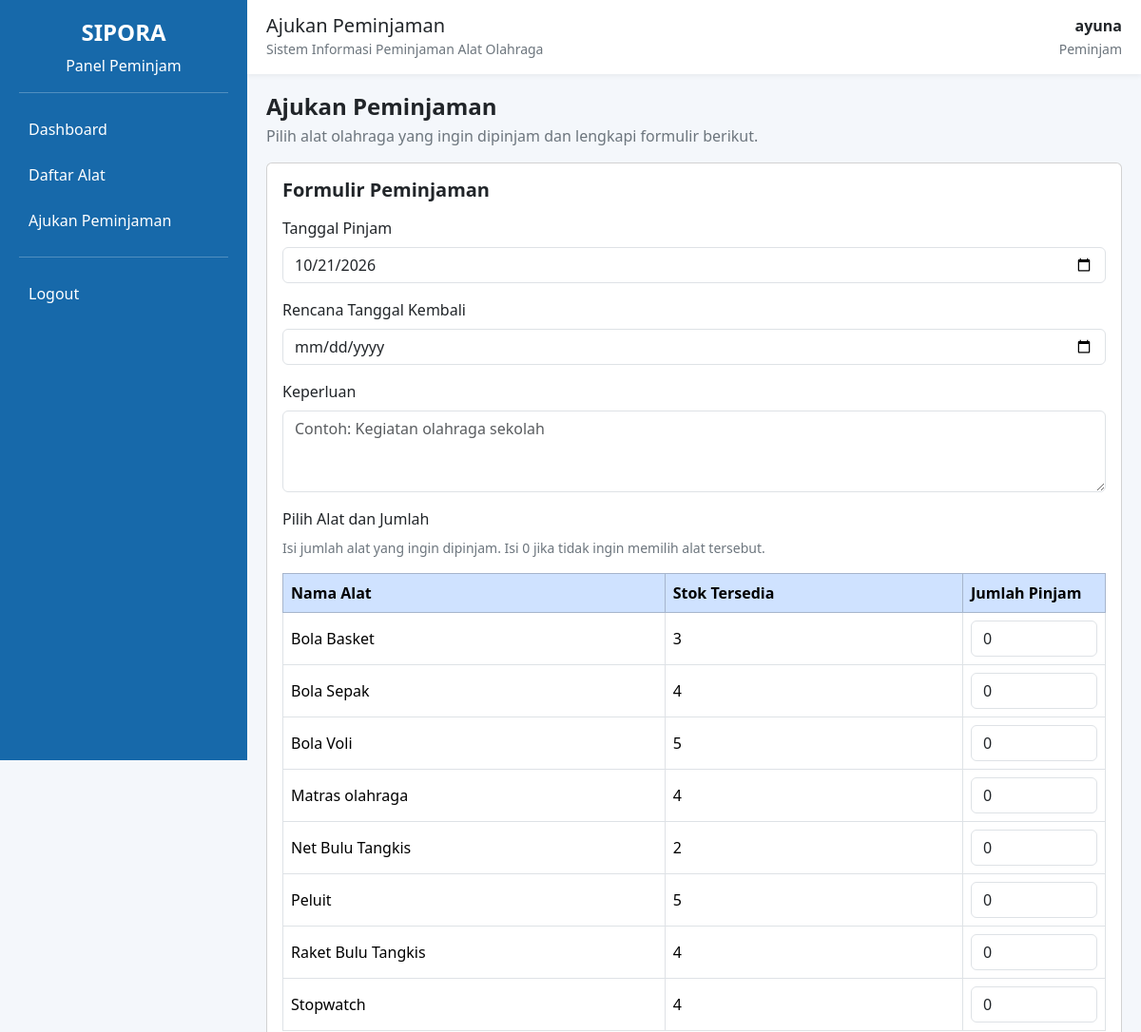
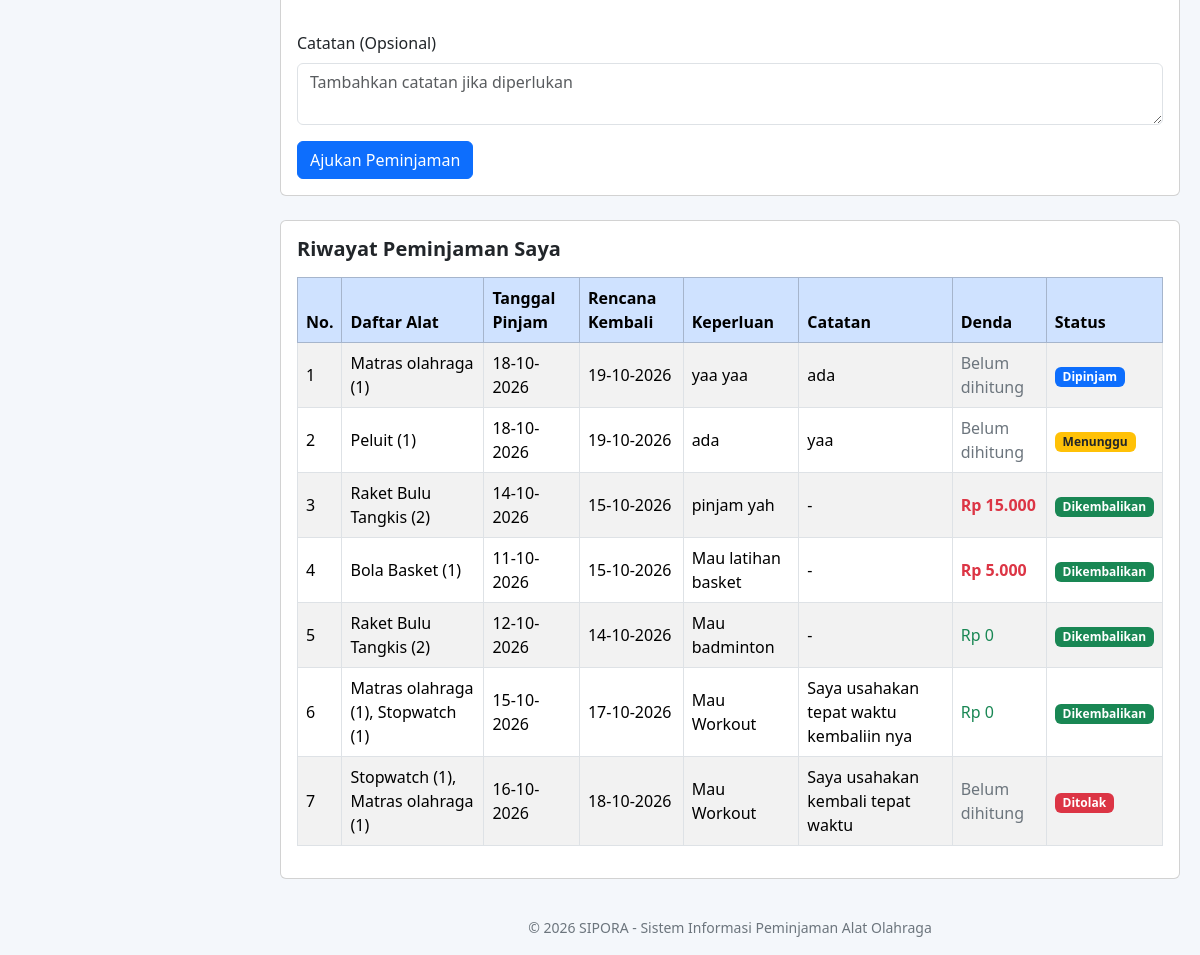
/peminjam/peminjaman.php (signed in), run on the app's committed database (2 pictures, top to bottom).
### tables this page shows
CREATE TABLE `alat` (
  `id_alat` int(11) NOT NULL,
  `id_kategori` int(11) NOT NULL,
  `nama_alat` varchar(100) NOT NULL,
  `jumlah_stok` int(11) NOT NULL DEFAULT 0,
  `kondisi` enum('Baik','Rusak') NOT NULL DEFAULT 'Baik',
  `keterangan` text DEFAULT NULL,
  `created_at` timestamp NOT NULL DEFAULT current_timestamp()
);

CREATE TABLE `peminjaman` (
  `id_peminjaman` int(11) NOT NULL,
  `id_user` int(11) NOT NULL,
  `id_petugas` int(11) DEFAULT NULL,
  `tanggal_pinjam` date NOT NULL,
  `tanggal_rencana_kembali` date NOT NULL,
  `keperluan` text NOT NULL,
  `status` enum('Menunggu','Disetujui','Ditolak','Dipinjam','Dikembalikan') NOT NULL DEFAULT 'Menunggu',
  `catatan` text DEFAULT NULL,
  `created_at` timestamp NOT NULL DEFAULT current_timestamp()
);

### peminjam/peminjaman.php (the view, shortened to what this page needs)
<?php
include '../koneksi.php';
$id_user = (int) $_SESSION['id_user'];
$alat = mysqli_query($koneksi, "
    SELECT id_alat, nama_alat, jumlah_stok
    FROM alat
    WHERE kondisi = 'Baik'
      AND jumlah_stok > 0
    ORDER BY nama_alat ASC
");
$data = mysqli_query($koneksi, "
    SELECT
        p.id_peminjaman,
        p.tanggal_pinjam,
        p.tanggal_rencana_kembali,
        p.keperluan,
        p.status,
        p.catatan,
        pg.total_denda,
        GROUP_CONCAT(
            CONCAT(a.nama_alat, ' (', dp.jumlah_pinjam, ')')
            SEPARATOR ', '
        ) AS daftar_alat
    FROM peminjaman p
    LEFT JOIN detail_peminjaman dp
        ON p.id_peminjaman = dp.id_peminjaman
    LEFT JOIN alat a
        ON dp.id_alat = a.id_alat
    LEFT JOIN pengembalian pg
        ON p.id_peminjaman = pg.id_peminjaman
    WHERE p.id_user = $id_user
    GROUP BY
        p.id_peminjaman,
        p.tanggal_pinjam,
        p.tanggal_rencana_kembali,
        p.keperluan,
        p.status,
        p.catatan,
        pg.total_denda
    ORDER BY p.id_peminjaman DESC
");
include 'header.php';
?>
<div class="mb-3">
    <h4 class="fw-bold mb-1">Ajukan Peminjaman</h4>
    <p class="text-secondary mb-0">
        Pilih alat olahraga yang ingin dipinjam dan lengkapi formulir berikut.
    </p>
</div>
<div class="card mb-4">
    <div class="card-body">
        <h5 class="fw-bold mb-3">Formulir Peminjaman</h5>
        <?php if ($alat && mysqli_num_rows($alat) > 0): ?>
            <form action="peminjaman_tambah.php" method="POST">
                <div class="mb-3">
                    <label class="form-label">Tanggal Pinjam</label>
                    <input
                        type="date"
                        name="tanggal_pinjam"
                        class="form-control"
                        value="<?= date('Y-m-d') ?>"
                        min="<?= date('Y-m-d') ?>"
                        required
                    >
                </div>
                <div class="mb-3">
                    <label class="form-label">Rencana Tanggal Kembali</label>
                    <input
                        type="date"
                        name="tanggal_rencana_kembali"
                        class="form-control"
                        min="<?= date('Y-m-d', strtotime('+1 day')) ?>"
                        required
                    >
                </div>
                <div class="mb-3">
                    <label class="form-label">Keperluan</label>
                    <textarea
                        name="keperluan"
                        class="form-control"
                        rows="3"
                        placeholder="Contoh: Kegiatan olahraga sekolah"
                        required
                    ></textarea>
                </div>
                <div class="mb-3">
                    <label class="form-label">Pilih Alat dan Jumlah</label>
                    <p class="text-secondary small">
                        Isi jumlah alat yang ingin dipinjam. Isi 0 jika tidak ingin memilih alat tersebut.
                    </p>
                    <div class="table-responsive">
                        <table class="table table-bordered align-middle">
                            <thead class="table-primary">
                                <tr>
                                    <th>Nama Alat</th>
                                    <th>Stok Tersedia</th>
                                    <th style="width: 150px;">Jumlah Pinjam</th>
                                </tr>
                            </thead>
                            <tbody>
                                <?php while ($a = mysqli_fetch_assoc($alat)): ?>
                                    <tr>
                                        <td>
                                            <?= htmlspecialchars($a['nama_alat']) ?>
                                        </td>
                                        <td>
                                            <?= (int) $a['jumlah_stok'] ?>
                                        </td>
                                        <td>
                                            <input
                                                type="number"
                                                name="jumlah[<?= (int) $a['id_alat'] ?>]"
                                                class="form-control"
                                                min="0"
                                                max="<?= (int) $a['jumlah_stok'] ?>"
                                                value="0"
                                            >
                                        </td>
                                    </tr>
                                <?php endwhile; ?>
                            </tbody>
                        </table>
                    </div>
                </div>
                <div class="mb-3">
                    <label class="form-label">Catatan (Opsional)</label>
                    <textarea
                        name="catatan"
                        class="form-control"
                        rows="2"
                        placeholder="Tambahkan catatan jika diperlukan"
                    ></textarea>
                </div>
                <button type="submit" class="btn btn-primary">
                    Ajukan Peminjaman
                </button>
            </form>
        <?php else: ?>
            <div class="alert alert-info mb-0">
                Belum ada alat yang tersedia untuk dipinjam.
            </div>
        <?php endif; ?>
    </div>
</div>
<div class="card">
    <div class="card-body">
        <h5 class="fw-bold mb-3">Riwayat Peminjaman Saya</h5>
        <div class="table-responsive">
            <table class="table table-bordered table-striped align-middle">
                <thead class="table-primary">
                    <tr>
                        <th>No.</th>
                        <th>Daftar Alat</th>
                        <th>Tanggal Pinjam</th>
                        <th>Rencana Kembali</th>
                        <th>Keperluan</th>
                        <th>Catatan</th>
                        <th>Denda</th>
                        <th>Status</th>
                    </tr>
                </thead>
                <tbody>
                    <?php if ($data && mysqli_num_rows($data) > 0): ?>
                        <?php $no = 1; ?>
                        <?php while ($d = mysqli_fetch_assoc($data)): ?>
                            <tr>
                                <td><?= $no++ ?></td>
                                <td>
                                    <?= htmlspecialchars($d['daftar_alat'] ?? '-') ?>
                                </td>
                                <td>
                                    <?= date(
                                        'd-m-Y',
                                        strtotime($d['tanggal_pinjam'])
                                    ) ?>
                                </td>
                                <td>
                                    <?= date(
                                        'd-m-Y',
                                        strtotime($d['tanggal_rencana_kembali'])
                                    ) ?>
                                </td>
                                <td>
                                    <?= htmlspecialchars($d['keperluan']) ?>
                                </td>
                                <td>
                                    <?= !empty($d['catatan'])
                                        ? nl2br(htmlspecialchars($d['catatan']))
                                        : '-' ?>
                                </td>
                                <td>
                                    <?php if (
                                        $d['status'] == 'Dikembalikan'
                                        && $d['total_denda'] !== null
                                    ): ?>
                                        <span class="<?= (float) $d['total_denda'] > 0
                                            ? 'text-danger fw-bold'
                                            : 'text-success' ?>">
                                            Rp <?= number_format(
                                                (float) $d['total_denda'],
                                                0,
                                                ',',
                                                '.'
                                            ) ?>
                                        </span>
                                    <?php else: ?>
                                        <span class="text-secondary">
                                            Belum dihitung
                                        </span>
                                    <?php endif; ?>
                                </td>
                                <td>
                                    <?php
                                    $warna = 'secondary';
                                    if ($d['status'] == 'Menunggu') {
                                        $warna = 'warning text-dark';
                                    } elseif ($d['status'] == 'Disetujui') {
                                        $warna = 'info text-dark';
                                    } elseif ($d['status'] == 'Dipinjam') {
                                        $warna = 'primary';
                                    } elseif ($d['status'] == 'Dikembalikan') {
                                        $warna = 'success';
                                    } elseif ($d['status'] == 'Ditolak') {
                                        $warna = 'danger';
                                    }
                                    ?>
                                    <span class="badge bg-<?= $warna ?>">
                                        <?= htmlspecialchars($d['status']) ?>
                                    </span>
                                </td>
                            </tr>
                        <?php endwhile; ?>
                    <?php endif; ?>
                </tbody>
            </table>
        </div>
    </div>
</div>
<?php include 'footer.php'; ?>

### peminjam/header.php (style rules this page uses)
body { background-color: #f4f7fb; }

### data on the page
alat: nama_alat "Bola Basket", jumlah_stok "3", id_alat+jumlah_stok "0"
alat: nama_alat "Bola Sepak", jumlah_stok "4", id_alat+jumlah_stok "0"
alat: nama_alat "Bola Voli", jumlah_stok "5", id_alat+jumlah_stok "0"
alat: nama_alat "Matras olahraga", jumlah_stok "4", id_alat+jumlah_stok "0"
alat: nama_alat "Net Bulu Tangkis", jumlah_stok "2", id_alat+jumlah_stok "0"
alat: nama_alat "Peluit", jumlah_stok "5", id_alat+jumlah_stok "0"
alat: nama_alat "Raket Bulu Tangkis", jumlah_stok "4", id_alat+jumlah_stok "0"
alat: nama_alat "Stopwatch", jumlah_stok "4", id_alat+jumlah_stok "0"
peminjaman: daftar_alat "Matras olahraga (1)", tanggal_pinjam "18-10-2026", tanggal_rencana_kembali "19-10-2026", keperluan "yaa yaa", catatan "ada", shows "Belum dihitung", status "Dipinjam"
peminjaman: daftar_alat "Peluit (1)", tanggal_pinjam "18-10-2026", tanggal_rencana_kembali "19-10-2026", keperluan "ada", catatan "yaa", shows "Belum dihitung", status "Menunggu"
peminjaman: daftar_alat "Raket Bulu Tangkis (2)", tanggal_pinjam "14-10-2026", tanggal_rencana_kembali "15-10-2026", keperluan "pinjam yah", total_denda "15.000", status "Dikembalikan"
peminjaman: daftar_alat "Bola Basket (1)", tanggal_pinjam "11-10-2026", tanggal_rencana_kembali "15-10-2026", keperluan "Mau latihan basket", total_denda "5.000", status "Dikembalikan"
peminjaman: daftar_alat "Raket Bulu Tangkis (2)", tanggal_pinjam "12-10-2026", tanggal_rencana_kembali "14-10-2026", keperluan "Mau badminton", total_denda "0", status "Dikembalikan"
peminjaman: daftar_alat "Matras olahraga (1), Stopwatch (1)", tanggal_pinjam "15-10-2026", tanggal_rencana_kembali "17-10-2026", keperluan "Mau Workout", catatan "Saya usahakan tepat waktu kembaliin nya", total_denda "0", status "Dikembalikan"
peminjaman: daftar_alat "Stopwatch (1), Matras olahraga (1)", tanggal_pinjam "16-10-2026", tanggal_rencana_kembali "18-10-2026", keperluan "Mau Workout", catatan "Saya usahakan kembali tepat waktu", shows "Belum dihitung", status "Ditolak"

### other printed values
$judul "Ajukan Peminjaman"
$_SESSION['username'] "ayuna"
